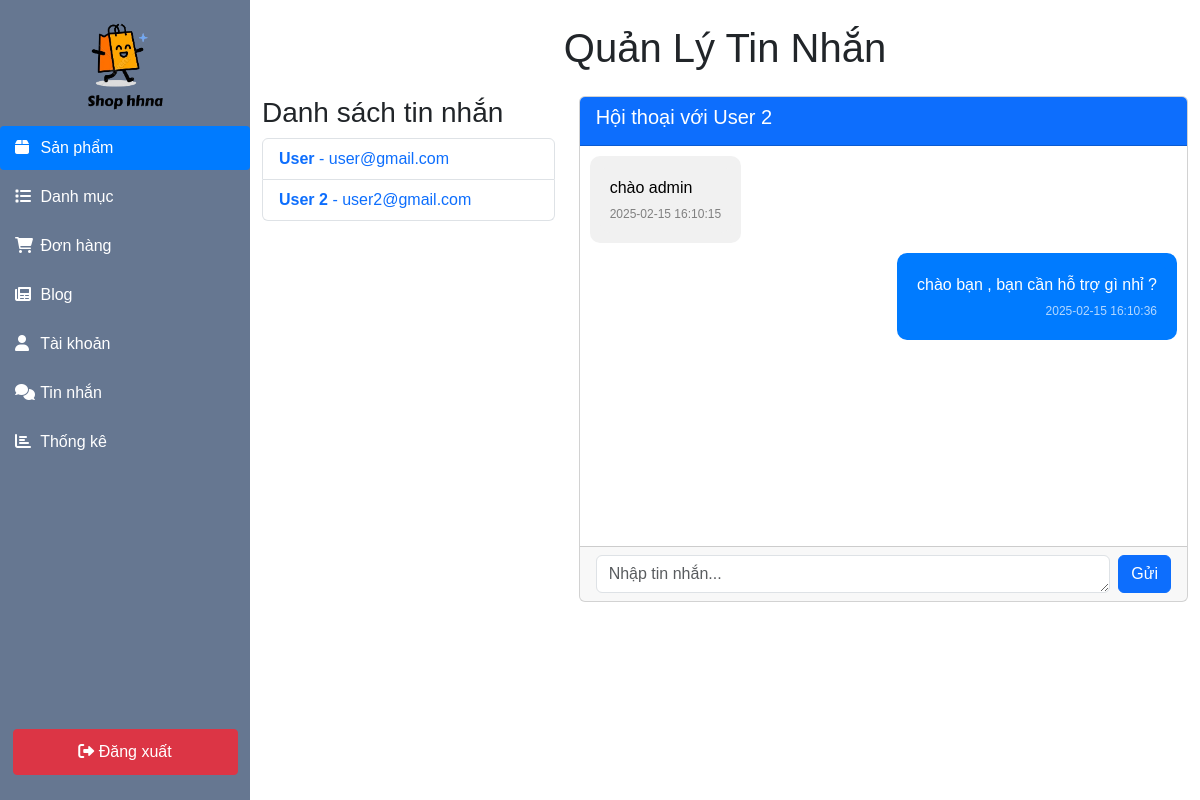
Screenshot of /admin/admin_messages.php?user_id=3 (signed in) with the database file from the repository.
### tables this page shows
CREATE TABLE `users` (
  `user_id` int(11) NOT NULL,
  `username` varchar(255) NOT NULL,
  `password` varchar(255) NOT NULL,
  `email` varchar(255) NOT NULL,
  `role` varchar(100) NOT NULL DEFAULT 'user',
  `status` int(11) NOT NULL DEFAULT 1,
  `created_at` timestamp NOT NULL DEFAULT current_timestamp()
);

CREATE TABLE `message` (
  `id` int(11) NOT NULL,
  `sender_id` int(11) NOT NULL,
  `receiver_id` int(11) NOT NULL,
  `message` varchar(255) NOT NULL,
  `created_at` timestamp NOT NULL DEFAULT current_timestamp(),
  `status` enum('sent','delivered','read') NOT NULL DEFAULT 'sent'
);

### admin/admin_messages.php (the view, shortened to what this page needs)
<?php
include '../database/DBController.php';
$admin_id = $_SESSION['admin_id'];
$users_query = mysqli_query($conn, "
    SELECT DISTINCT users.user_id, users.username, users.email
    FROM `message`
    JOIN `users` ON message.sender_id = users.user_id
    WHERE message.receiver_id = '$admin_id'
    ORDER BY users.username ASC
") or die('Query failed');
?>
<!DOCTYPE html>
<html lang="vi">
<head>
    <link rel="stylesheet" href="https://cdnjs.cloudflare.com/ajax/libs/font-awesome/6.0.0/css/all.min.css">
    <link href="https://cdn.jsdelivr.net/npm/bootstrap@5.3.0/dist/css/bootstrap.min.css" rel="stylesheet">
    <link rel="stylesheet" href="css/admin_style.css">
</head>
<body>
    <div class="d-flex">
        <?php include 'admin_navbar.php'; ?>
        <div class="container mt-4">
            <h1 class="text-center mb-4">Quản Lý Tin Nhắn</h1>
            <div class="row">
                <div class="col-md-4">
                    <h3>Danh sách tin nhắn</h3>
                    <ul class="list-group">
                        <?php
                        if (mysqli_num_rows($users_query) > 0) {
                            while ($user = mysqli_fetch_assoc($users_query)) {
                                echo '<li class="list-group-item">
                                    <a href="admin_messages.php?user_id=' . $user['user_id'] . '" class="text-decoration-none">
                                        <strong>' . $user['username'] . '</strong> - ' . $user['email'] . '
                                    </a>
                                </li>';
                            }
                        } else {
                            echo '<li class="list-group-item text-center">Chưa có tin nhắn nào.</li>';
                        }
                        ?>
                    </ul>
                </div>
                <div class="col-md-8">
                    <?php
                    if (isset($_GET['user_id'])) {
                        $selected_user = $_GET['user_id'];
                        $messages_query = mysqli_query($conn, "
                            SELECT * FROM `message`
                            WHERE (sender_id = '$selected_user' AND receiver_id = '$admin_id')
                               OR (sender_id = '$admin_id' AND receiver_id = '$selected_user')
                            ORDER BY created_at ASC
                        ") or die('Query failed');
                    ?>
                        <div class="card">
                            <div class="card-header bg-primary text-white">
                                <h5>Hội thoại với
                                    <?php
                                    $user_info = mysqli_fetch_assoc(mysqli_query($conn, "SELECT username FROM users WHERE user_id = '$selected_user'"));
                                    echo $user_info['username'];
                                    ?>
                                </h5>
                            </div>
                            <div class="card-body" id="chat-box" style="height: 400px; overflow-y: auto;">
                                <?php
                                if (mysqli_num_rows($messages_query) > 0) {
                                    while ($msg = mysqli_fetch_assoc($messages_query)) {
                                        $is_admin = ($msg['sender_id'] == $admin_id);
                                        $message_class = $is_admin ? 'admin-message' : 'user-message';
                                        echo '<div class="message-container ' . $message_class . '">
                                                <div class="' . $message_class . '">
                                                    ' . $msg['message'] . '
                                                    <span class="message-time">' . $msg['created_at'] . '</span>
                                                </div>
                                            </div>';
                                    }
                                } else {
                                    echo '<p class="text-center">Chưa có tin nhắn.</p>';
                                }
                                ?>
                            </div>
                            <div class="card-footer">
                                <form id="messageForm" method="post">
                                    <div class="d-flex">
                                        <textarea class="form-control me-2" id="message" name="message" rows="1" placeholder="Nhập tin nhắn..." required></textarea>
                                        <button type="submit" name="send_message" class="btn btn-primary">Gửi</button>
                                    </div>
                                </form>
                            </div>
                        </div>
                    <?php } ?>
                </div>
            </div>
        </div>
    </div>
</body>
</html>

### admin/admin_style.css (style rules this page uses)
* { margin: 0; padding: 0; box-sizing: border-box; }
body { margin: 0; font-family: Arial, sans-serif; }

### admin/admin_messages.php (style rules this page uses)
#chat-box { height: 400px; overflow-y: auto; padding: 10px; display: flex; flex-direction: column; }
.message-container { display: flex; margin-bottom: 10px; max-width: 75%; }
.admin-message { align-self: flex-end; background-color: #007bff; color: white; padding: 10px; border-radius: 10px; text-align: right; }
.user-message { align-self: flex-start; background-color: #f1f1f1; color: black; padding: 10px; border-radius: 10px; text-align: left; }
.message-time { font-size: 12px; color: rgba(255, 255, 255, 0.7); display: block; margin-top: 5px; }
.user-message .message-time { color: gray; }

### rows the page displays
users: username "User", email "user@gmail.com"
users: username "User 2", email "user2@gmail.com"
message: message "chào admin", created_at "2025-02-15 16:10:15"
message: message "chào bạn , bạn cần hỗ trợ gì nhỉ ?", created_at "2025-02-15 16:10:36"
